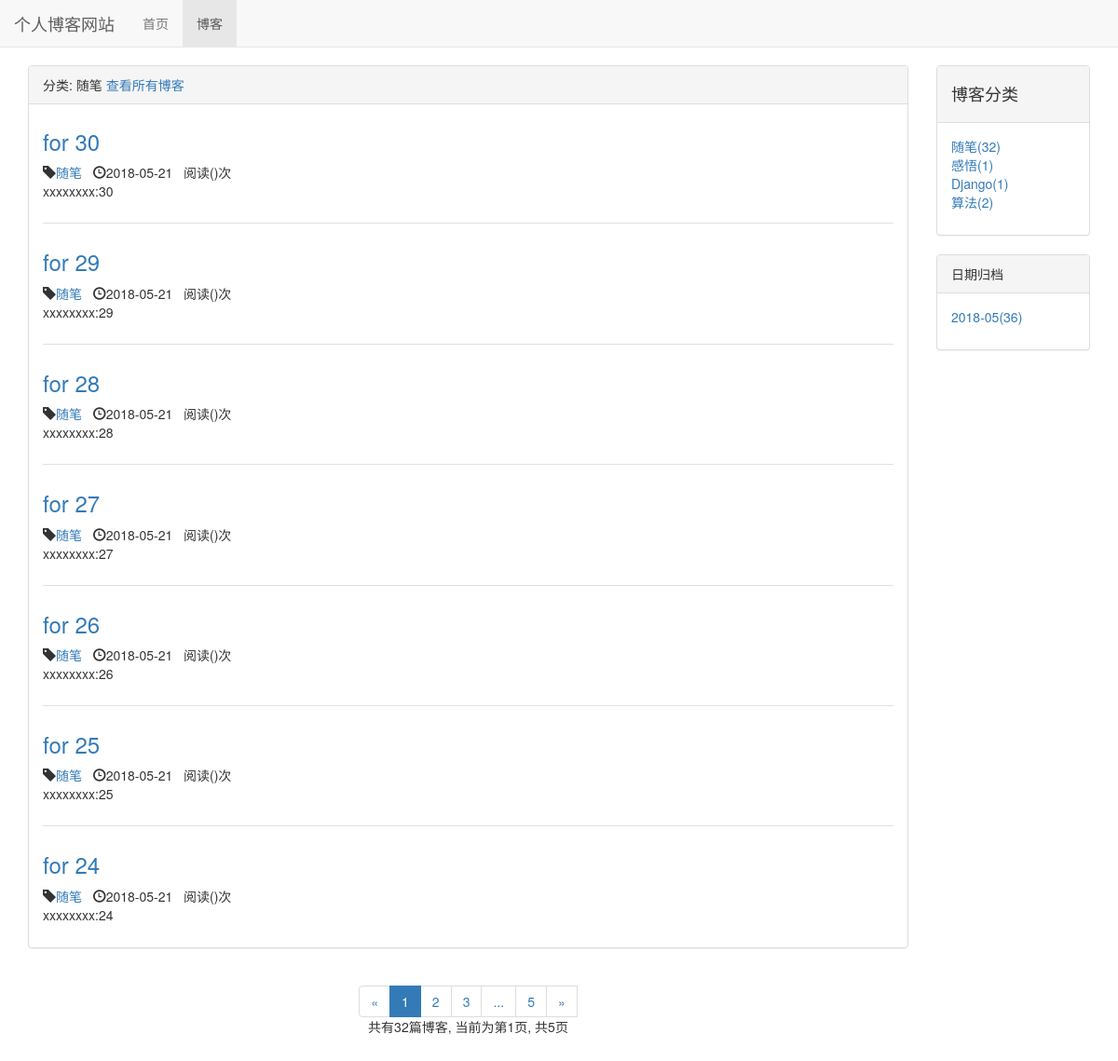
The page /blog/type/1 on the database as committed earlier.
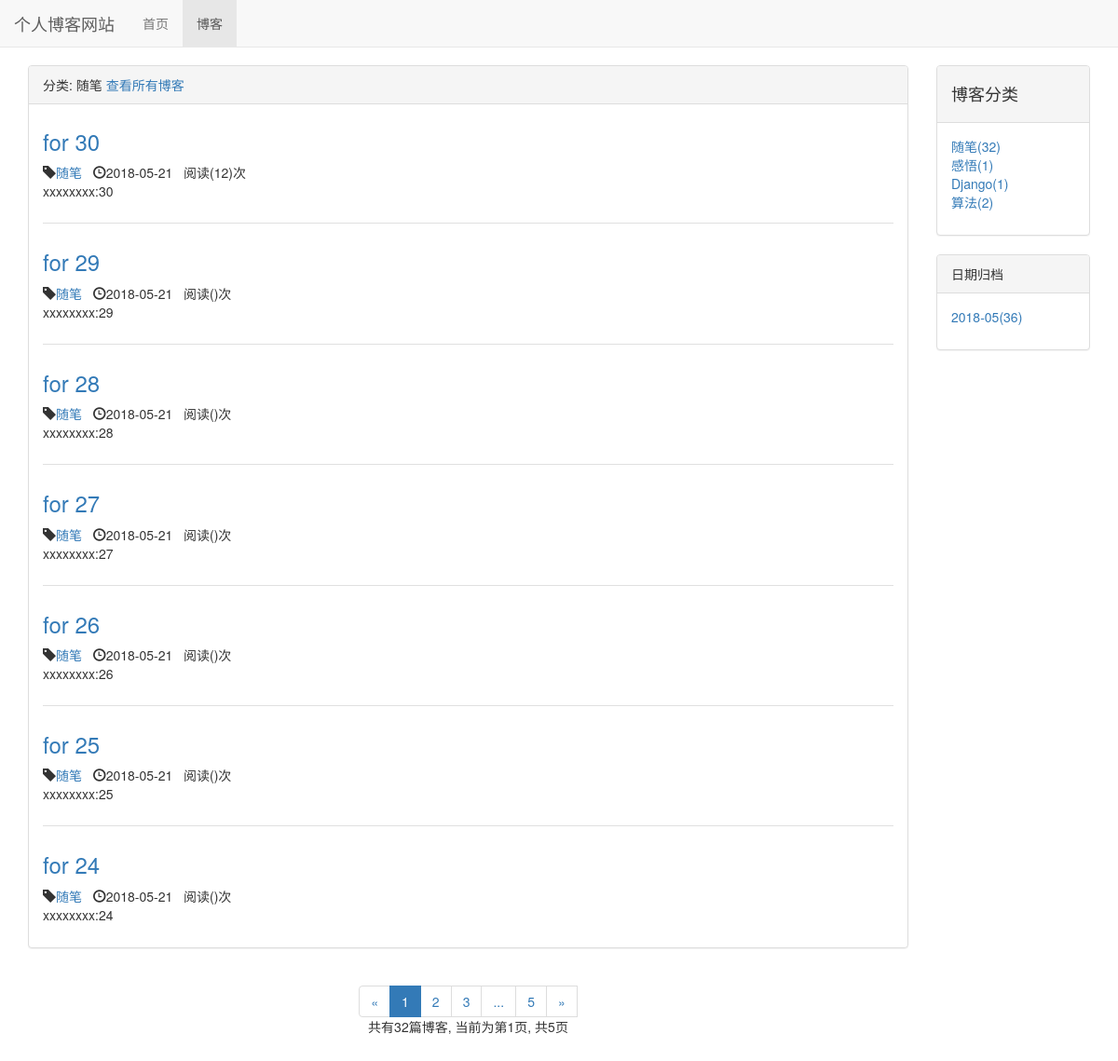
The same page on the database as committed later.
### blog/models.py (models this page shows, shortened)
class Blog(models.Model):
    title = models.CharField(max_length=40)
    content = RichTextUploadingField()
    blog_type = models.ForeignKey(BlogType,on_delete=models.DO_NOTHING)
    author = models.ForeignKey(User,on_delete=models.DO_NOTHING)
    created_time = models.DateTimeField(auto_now_add=True)
    last_updated_time = models.DateTimeField(auto_now=True)
    def read_num(self):
        return self.readnum.read_num
    class Meta:
        ordering =['-created_time']

class BlogType(models.Model):
    type_name = models.CharField(max_length=15)
    def __str__(self):
        return self.type_name

class ReadNum(models.Model):
    read_num = models.IntegerField(default=0)
    blog = models.OneToOneField(Blog, on_delete=models.DO_NOTHING)

### blog/views.py (the view)
# urls.py: path('type/<int:blog_type_pk>',views.blogs_with_type,name="blogs_with_type"),   #博客类型
def blogs_with_type(request , blog_type_pk):
    blog_type = get_object_or_404(BlogType,pk=blog_type_pk)
    blogs_all_list = Blog.objects.filter(blog_type=blog_type)
    context = blog_list_common_data(request, blogs_all_list)
    context['blog_type'] = blog_type
    return  render_to_response('blog/blogs_with_type.html', context)

### blog/templates/blog/blogs_with_type.html (shortened to what this page needs)
{% extends 'blog/blog_list.html' %}
{% block blog_list_title %}
    分类: {{ blog_type.type_name }}
       <a href="{% url 'blog_list' %}">查看所有博客</a>
{% endblock %}

### blog/templates/blog/blog_list.html (shortened to what the changed rows need)
{% extends  'base.html' %}
{% load staticfiles %}
{% block header_extends %}
    <link rel="stylesheet" href="{% static 'blog/blog.css' %}">
{% endblock %}
{% block content%}
    <div class="container">
        <div class="row">
            <div class=" col-xs-12 col-sm-8 col-md-9 col-lg-10">
                <div class="panel panel-default">
                    <div class="panel-body">
                        {% for blog in blogs %}
                            <div class="blog">
                                 <h3><a href="{% url 'blog_detail' blog.pk %}">{{ blog.title }}</a></h3>
                                <p class="blog-info">
                                    <span class="glyphicon glyphicon-tag"></span><a href="{%  url 'blogs_with_type' blog.blog_type.pk %}">{{ blog.blog_type }}</a>&nbsp;&nbsp;
                                    <span class="glyphicon glyphicon-time"></span>{{ blog.created_time|date:"Y-m-d " }}&nbsp;&nbsp;阅读({{ blog.read_num }})次
                                </p>
                                 <p>{{ blog.content|striptags|truncatechars:120 }}</p>
                            </div>
                        {% empty %}
                            <div class="blog">
                                <h3>暂无博客,敬请期待</h3>
                            </div>
                        {% endfor %}
                    </div>
                </div>
            </div>
        </div>
    </div>
{% endblock %}

Rows that differ between the two databases and show on the page:
changed Blog "for 30": read_num (not shown) → "12"
